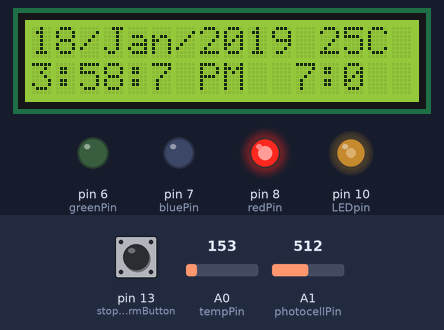
A sketch run on a simulated Arduino Uno, built with avr-gcc and run on an emulated ATmega328P. Shown: 16×2 character LCD, output pins drawn as LEDs (lit = HIGH). The inputs (shaded band) are chosen by the test bench; at power-on: A0 (tempPin) = 153, A1 (photocellPin) = 512, pin 13 (stopAlarmButton) LOW. What the sketch prints to the serial monitor is not drawn.

Above: at 1.2 s.
1.3 s: A0 (tempPin) set to 151
At 2.8 s:
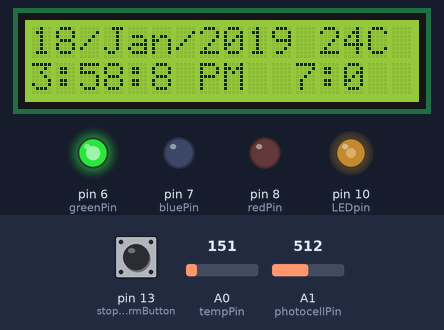
5.4 s: A0 (tempPin) set to 133
At 6.9 s:
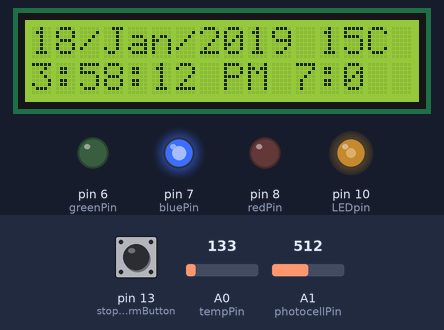
9.5 s: A1 (photocellPin) set to 306
At 10.9 s:
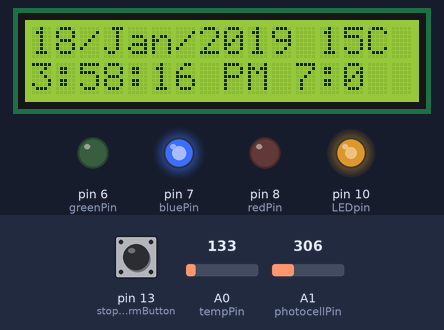
13.6 s: A0 (tempPin) set to 165
At 14.8 s:
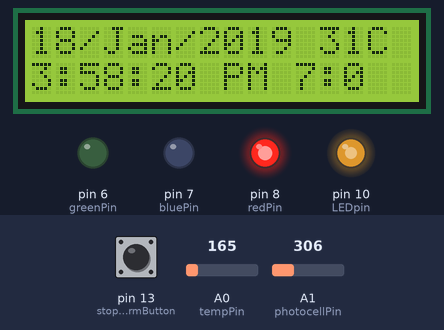
17.7 s: A1 (photocellPin) set to 122
At 19.0 s:
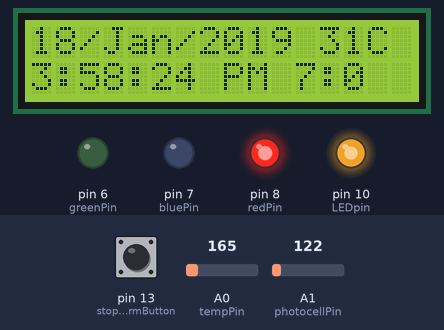
21.8 s: A0 (tempPin) set to 114
At 23.0 s:
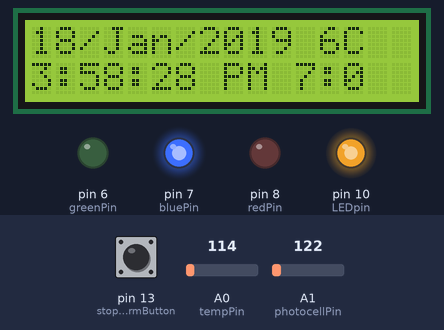
Timing chart, 0 to 24.8 s (numbered marks = the images above; inputs shaded):
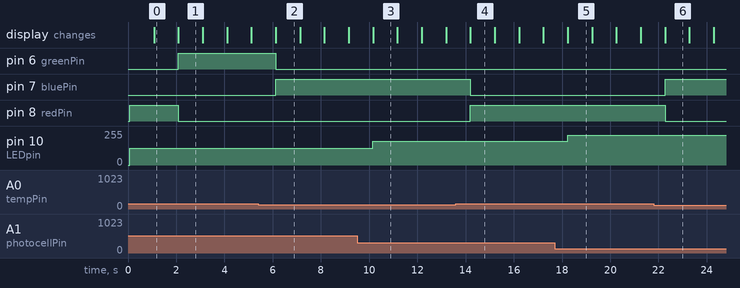

Measured:
- the behaviour switches between 152 and 151 on A0 (tempPin) (found by bisection; images 0 and 1)
- after the input at 1.3 s, pin 6 (greenPin): LOW → HIGH after 0.79 s; pin 8 (redPin): HIGH → LOW after 0.79 s
- after the input at 5.4 s, pin 6 (greenPin): HIGH → LOW after 0.72 s; pin 7 (bluePin): LOW → HIGH after 0.72 s
- after the input at 9.5 s, pin 10 (LEDpin): 127/255 → 178/255 after 0.66 s
- after the input at 13.6 s, pin 7 (bluePin): HIGH → LOW after 0.60 s; pin 8 (redPin): LOW → HIGH after 0.60 s
- after the input at 17.7 s, pin 10 (LEDpin): 178/255 → 224/255 after 0.53 s
- after the input at 21.8 s, pin 7 (bluePin): LOW → HIGH after 0.47 s; pin 8 (redPin): HIGH → LOW after 0.47 s

The sketch:

clock.ino
```cpp
// include the library code:
#include <LiquidCrystal.h>
int tempPin = 0; //the analog pin the TMP36's Vout (sense) pin is connected to
                        //the resolution is 10 mV / degree centigrade with a
                        //500 mV offset to allow for negative temperatures
int photocellPin = 1;
int photocellReading;
int tempReading;
int LEDpin = 10;
int LEDbrightness;
int redPin= 8;
int greenPin = 6;
int bluePin = 7;
int stopAlarmButton = 13;
int alarm_hour = 7, alarm_minutes = 0;
int set_hour = 4;
int set_minutes = 5;
int buzzer = 9;
int mode1, mode2, t=2, f=0, second=05, minutes=58, hours=03;

// initialize the library by associating any needed LCD interface pin
// with the arduino pin number it is connected to
const int rs = 12, en = 11, d4 = 5, d5 = 4, d6 = 3, d7 = 2;
LiquidCrystal lcd(rs, en, d4, d5, d6, d7);

void setup() {
  Serial.begin(9600);
  // set up the LCD's number of columns and rows:
  lcd.begin(16, 2);
  // Print a message to the LCD.
  lcd.setCursor(0, 1);
  //lcd.print("Temp:");
  pinMode(redPin, OUTPUT);
  pinMode(greenPin, OUTPUT);
  pinMode(bluePin, OUTPUT);
  pinMode(stopAlarmButton, INPUT);
}
int stopAlarm = 0;
int stopAlarmCheck = 0;
void loop() {
  lcd.clear();
  lcd.setCursor(11,1);
  lcd.print(alarm_hour);
  lcd.print(":");
  lcd.print(alarm_minutes);
  stopAlarm = digitalRead(stopAlarmButton);
  if(stopAlarm == HIGH) stopAlarmCheck = 1;

  // read temperature from temp Sensor ---------------------------
  tempReading = analogRead(tempPin);
  // read light intensity from photocell -------------------------
  photocellReading = analogRead(photocellPin);
  Serial.println(photocellReading);
  photocellReading = 1023 - photocellReading;
  // depending on light intensity we give more brightness to the led -------------
  LEDbrightness = map(photocellReading, 0, 1023, 0, 255);
  analogWrite(LEDpin, LEDbrightness);
  // read temperature from temp Sensor ---------------------------
  tempReading = analogRead(tempPin);
  // converting that reading to voltage, for 3.3v arduino use 3.3
  float voltage = tempReading * 5.0;
  voltage /= 1024.0;
  Serial.print(voltage);
  Serial.println(" volts");
  int tempReading = analogRead(tempPin);
  float temperatureC = (voltage - 0.5) * 100 ;  //converting from 10 mv per degree wit 500 mV offset
                                               //to degrees ((voltage - 500mV) times 100)
  Serial.print(temperatureC);
  Serial.println(" C");
  lcd.setCursor(12,0);
  lcd.print(temperatureC, 0);
  lcd.print("C");
  if(temperatureC > 20 && temperatureC < 24){
      digitalWrite(redPin, LOW);
      digitalWrite(greenPin, HIGH);
      digitalWrite(bluePin, LOW);
  } else if(temperatureC < 20){
      digitalWrite(redPin, LOW);
      digitalWrite(greenPin, LOW);
      digitalWrite(bluePin, HIGH);
  }else {
      digitalWrite(redPin, HIGH);
      digitalWrite(greenPin, LOW);
      digitalWrite(bluePin, LOW);
  }

  // here comes the clock part ------------------------------
  lcd.setCursor(0, 0);
  lcd.print("18/Jan/2019"); // print out the date

  f=t%2;
  lcd.setCursor(0,1);
  lcd.print("Time: ");
  lcd.setCursor(0,1);
  second++;
  if(second>=60)
  {
    second=0;
    minutes++;
  }
  if(minutes>=60)
  {
    second=0;
    minutes=0;
    hours++;
  }
  if(hours>=13)
  {
    second=0;
    minutes=0;
    hours=1;
    t++;
  }

  lcd.print(hours);
  lcd.print(":");
  lcd.print(minutes);
  lcd.print(":");
  lcd.print(second);
  if(f==0)
  {
    lcd.print(" PM");
  }
  else
  {
    lcd.print(" AM");
  }
  if(mode1==1)
  {
    delay(100);
    minutes++;
  }
  if(mode2==1)
  {
    delay(1000);
    hours++;
  }
  else
  {
    delay(1000);
  }

  stopAlarm = digitalRead(stopAlarmButton);
  if(stopAlarm == HIGH) alarm_hour++;
  if(hours == alarm_hour && minutes == alarm_minutes && stopAlarmCheck == 0){
  tone(buzzer, 1000, 500);
  }

}
```
